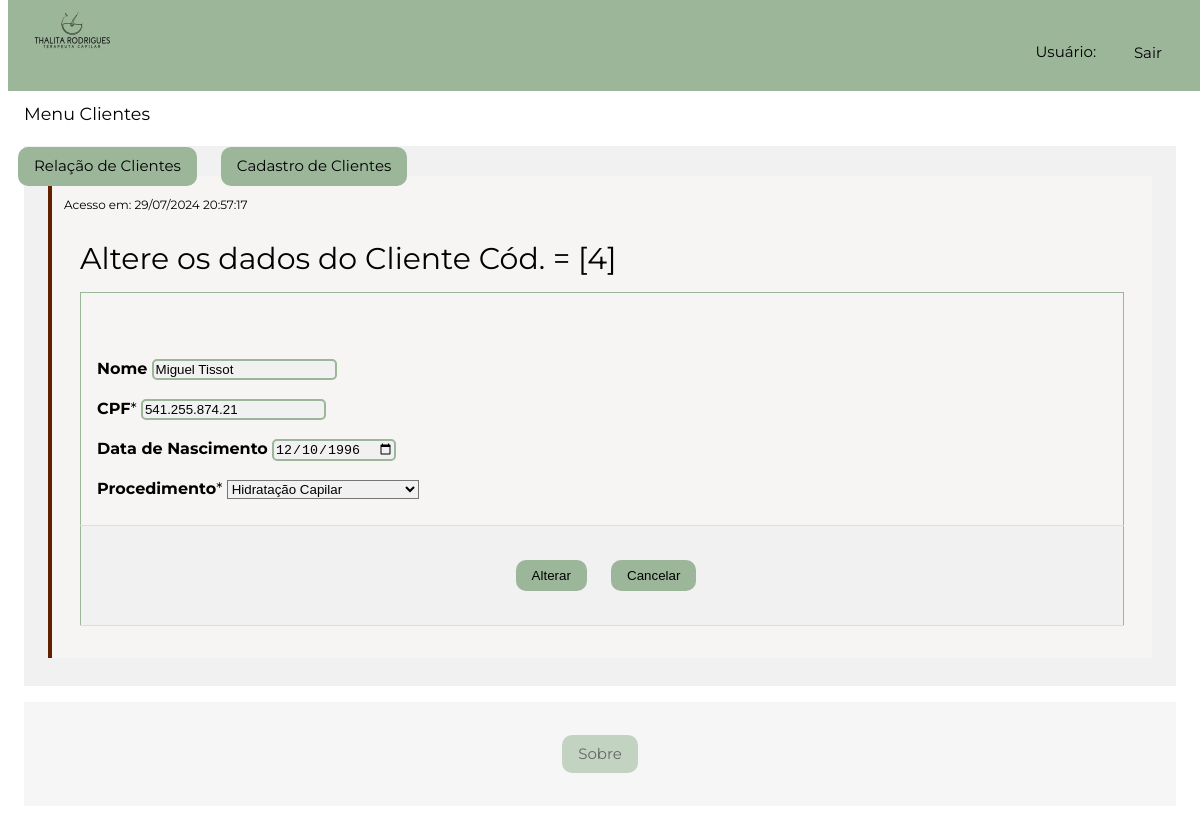
The page /clienteAtualizar.php?id=4 (signed in) on the database its author committed.
### tables this page shows
CREATE TABLE `clientes` (
  `ID_Cliente` int(11) NOT NULL,
  `CPF` varchar(15) NOT NULL,
  `Nome` varchar(100) NOT NULL,
  `ID_Proced` int(11) NOT NULL,
  `Dt_Nasc` date DEFAULT NULL,
  `Dt_Proced` date NOT NULL
);

### clienteAtualizar.php (the view, shortened to what this page needs)
<!DOCTYPE html>
<html>
<head>
	<link rel="stylesheet" href="css/styles.css">
</head>
<body onload="p_show_nav('menuCliente')">
	<?php require 'geral/menu.php'; ?>
	<?php require 'bd/conectaBD.php'; ?>
	<div class="p-main p-container" style="margin-left:270px;margin-top:130px;">
		<div class="p-panel p-padding-large p-card-4 p-light-grey">
			<p class="p-large">
			<div class="p-code cssHigh notranslate">
				<?php
				$data = date("d/m/Y H:i:s", time());
				echo "<p class='p-small' > ";
				echo "Acesso em: ";
				echo $data;
				echo "</p> "
				?>
				<?php
				$id = $_GET['id'];
				$conn = new mysqli($servername, $username, $password, $database);
				$sql = "SELECT ID_Cliente, Nome, CPF, Dt_Nasc, ID_Proced, Dt_Proced FROM clientes WHERE ID_Cliente = $id";
				echo "<div class='p-responsive p-card-4'>";
				if ($result = $conn->query($sql)) {
					if ($result->num_rows == 1) {
						$row = $result->fetch_assoc();
						$id_cliente     = $row['ID_Cliente'];
						$nome          = $row['Nome'];
						$CPF           = $row['CPF'];
						$dataNasc      = $row['Dt_Nasc'];
						$sqlG = "SELECT ID_Proced, Nome_Proced FROM procedimentos";
						$result = $conn->query($sqlG);
						$optionsProced = array();
						if ($result->num_rows > 0) {
							while ($row = $result->fetch_assoc()) {
								array_push($optionsProced, "\t\t\t<option value='" . $row["ID_Proced"] . "'>" . $row["Nome_Proced"] . "</option>\n");
							}
						} else {
							echo "Erro executando SELECT: " . $conn->connect_error;
						}
				?>
						<div class="p-container p-theme">
							<h2>Altere os dados do Cliente Cód. = [<?php echo $id_cliente; ?>]</h2>
						</div>
						<form class="p-container" action="clienteAtualizar_exe.php" method="post" enctype="multipart/form-data">
							<table class='p-table-all'>
								<tr>
									<td style="width:50%;">
										<br>
										<p>
										<label class="fontTexto"><b>Nome</b></label>
										<input class="p-light-grey" name="Nome" type="text" pattern="[a-zA-Z\u00C0-\u00FF ]{10,100}$" title="Nome entre 10 e 100 letras." value="<?php echo $nome; ?>" required>
										</p>
										<p>
										<label class="fontTexto"><b>CPF</b>*</label>
										<input class="p-light-grey " name="CPF" id="CPF" type="text" maxlength="15" placeholder="XXX.XXX.XXX-XX" title="XXX.XXX.XXX-XX" value="<?php echo $CPF; ?>" pattern="[0-9]{3}.[0-9]{3}.[0-9]{3}-[0-9]{2}$" required>
										</p>
										<p>
										<label class="fontTexto"><b>Data de Nascimento</b></label>
										<input class="p-light-grey " name="DataNasc" type="date" placeholder="dd/mm/aaaa" title="dd/mm/aaaa" title="Formato: dd/mm/aaaa" value="<?php echo $dataNasc; ?>">
										</p>
										<p><label class="fontTexto"><b>Procedimento</b>*</label>
											<select name="Procedimento" id="Procedimento" class="p-light-grey " required>
											<?php
											foreach ($optionsProced as $key => $value) {
												echo $value;
											}
											?>
											</select>
										</p>
									</td>
								</tr>
								<tr>
									<td colspan="2" style="text-align:center">
									<p>
										<input type="submit" value="Alterar" class="p-btn p-red">
										<input type="button" value="Cancelar" class="p-btn p-theme" onclick="window.location.href='clienteListar.php'">
									</p>
									</td>
								</tr>
							</table>
							<br>
						</form>
				<?php
					}
				} else {
					echo "<p style='text-align:center'>Erro executando UPDATE: " . $conn->connect_error . "</p>";
				}
				echo "</div>";
				?>
			</div>
			</p>
		</div>
		<?php require 'geral/sobre.php'; ?>
	</div>
</body>
</html>

### css/styles.css (style rules this page uses)
:root { --verdeescuro: #25321B; --verdeclaro: #9cb699; --terracota: #622001; --terracotaclaro:#b6774d; --branco01: #F6F5F4; --fontTexto: 'montserrat'; --fontTitulo: 'alta'; }
html,body { font-family:var(--fontTexto); font-size:15px;line-height:1.5 }
html { overflow-x:hidden }
h2 { font-size:30px }
h1,h2,h3,h4,h5,h6 { font-family:var(--fontTexto); font-weight:400; margin:10px 0 }
.fontTexto { font-family: var(--fontTexto); }
input { border-radius: 5px; border: 2px solid var(--verdeclaro); }
.p-btn,.p-button { border:none; display:inline-block; padding:8px 16px; vertical-align:middle; overflow:hidden; margin: 10px; text-decoration:none; color: #000; background-color:var(--verdeclaro); text-align:center; cursor:pointer; border-radius: 10px; }
.p-table,.p-table-all { border-collapse:collapse; border-spacing:0; width:100%; display:table }
.p-table-all { border:1px solid var(--verdeclaro) }
.p-bordered tr,.p-table-all tr { border-bottom:1px solid #ddd }
.p-table-all tr:nth-child(odd) { background-color:var(--branco01) }
.p-table-all tr:nth-child(even) { background-color:#f1f1f1 }
.p-table td,.p-table th,.p-table-all td,.p-table-all th { padding:8px 8px; display:table-cell; text-align:left; vertical-align:top }
.p-table th:first-child,.p-table td:first-child,.p-table-all th:first-child,.p-table-all td:first-child { padding-left:16px }
.p-main,#main { transition:margin-left .4s }
.p-responsive { display:block; overflow-x:auto }
.p-container:after,.p-container:before,.p-panel:after,.p-panel:before,.p-row:after,.p-row:before,.p-row-padding:after,.p-row-padding:before, .p-cell-row:before,.p-cell-row:after,.p-clear:after,.p-clear:before,.p-bar:before,.p-bar:after { content:""; display:table; clear:both }
.p-main { margin-left:0!important; margin-right:0!important }
.p-container,.p-panel { padding:0.01em 16px }
.p-panel { margin-top:16px; margin-bottom:16px }
.p-code,.p-codespan { font-family:var(--fontTexto); font-size:16px }
.p-code { width:auto; background-color:var(--branco01); padding:8px 12px; border-left:4px solid var(--terracota); word-wrap:break-word }
.p-small { font-size:12px!important }
.p-large { font-size:18px!important }
.p-section,.p-code { margin-top:16px!important; margin-bottom:16px!important }
.p-padding-large { padding:12px 24px!important }
.p-light-grey,.p-hover-light-grey:hover,.p-light-gray,.p-hover-light-gray:hover { color:#000!important; background-color:#f1f1f1!important }

### rows shown on the page
clientes: ID_Cliente "4", Nome "Miguel Tissot", CPF "541.255.874.21", DataNasc "12/10/1996"

### other values the page prints
form field Procedimento "Hidratação Capilar"
